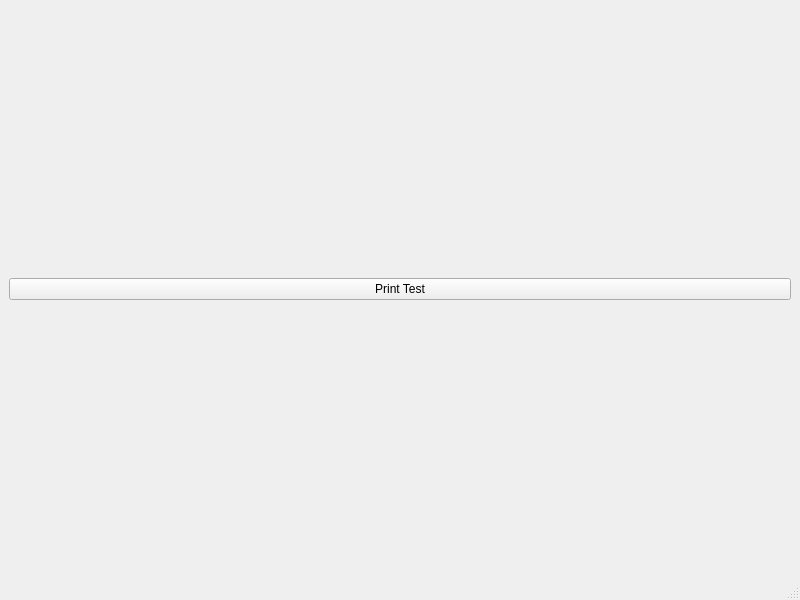
<?xml version="1.0" encoding="UTF-8"?>
<ui version="4.0">
 <class>MainWindow</class>
 <widget class="QMainWindow" name="MainWindow">
  <property name="geometry">
   <rect>
    <x>0</x>
    <y>0</y>
    <width>800</width>
    <height>600</height>
   </rect>
  </property>
  <property name="windowTitle">
   <string>THRAM</string>
  </property>
  <widget class="QWidget" name="centralwidget">
   <layout class="QVBoxLayout" name="verticalLayout_2">
    <item>
     <layout class="QVBoxLayout" name="verticalLayout">
      <item>
       <widget class="QPushButton" name="printTest_btn">
        <property name="text">
         <string>Print Test</string>
        </property>
       </widget>
      </item>
     </layout>
    </item>
   </layout>
  </widget>
  <widget class="QMenuBar" name="menubar">
   <property name="geometry">
    <rect>
     <x>0</x>
     <y>0</y>
     <width>800</width>
     <height>21</height>
    </rect>
   </property>
  </widget>
  <widget class="QStatusBar" name="statusbar"/>
 </widget>
 <resources/>
 <connections/>
</ui>
